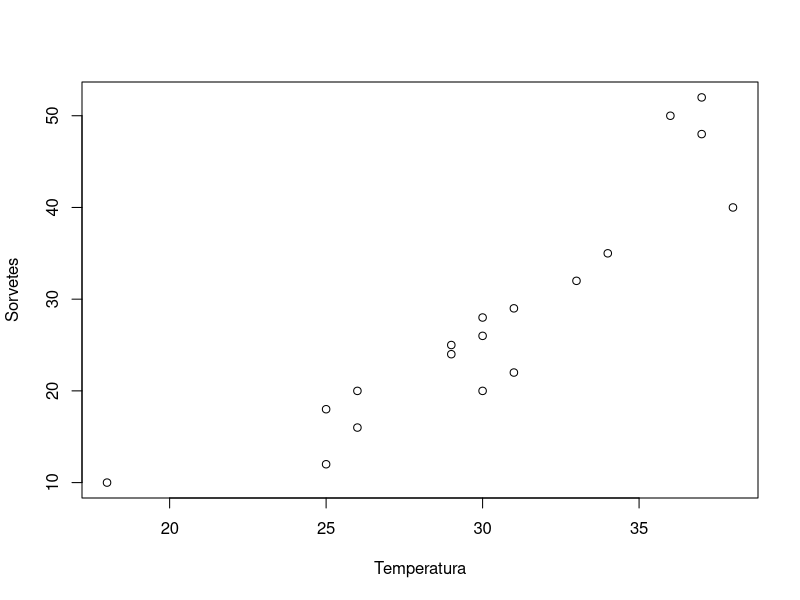
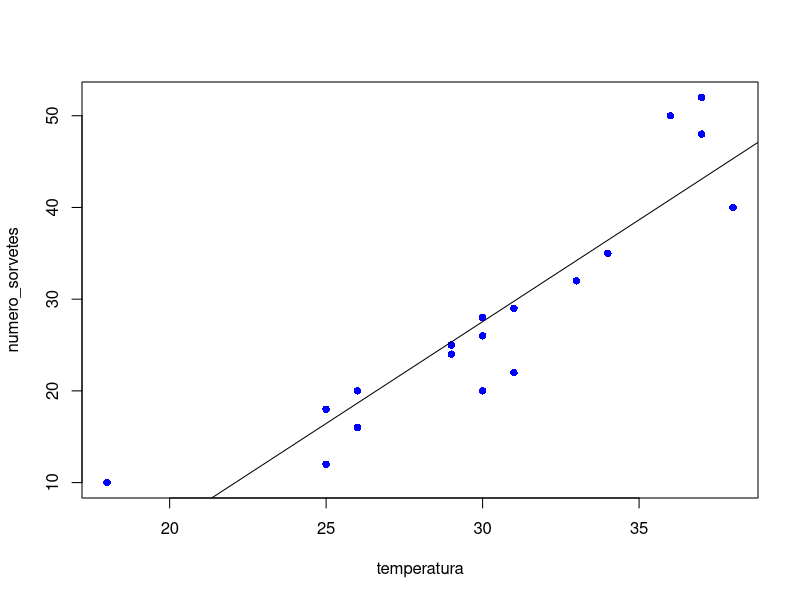
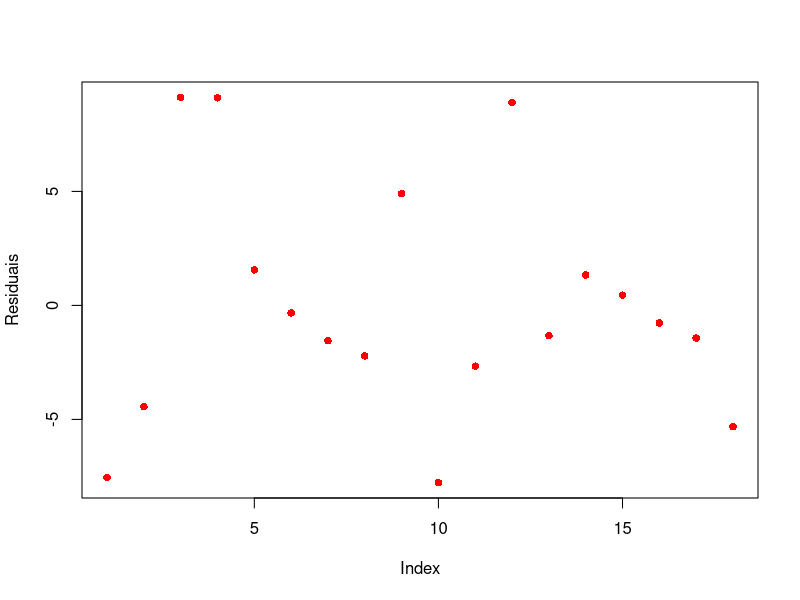
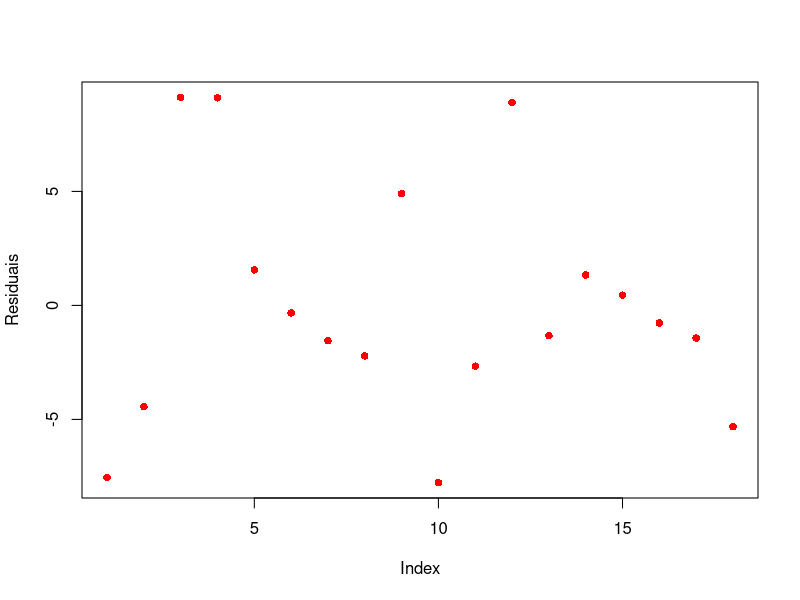
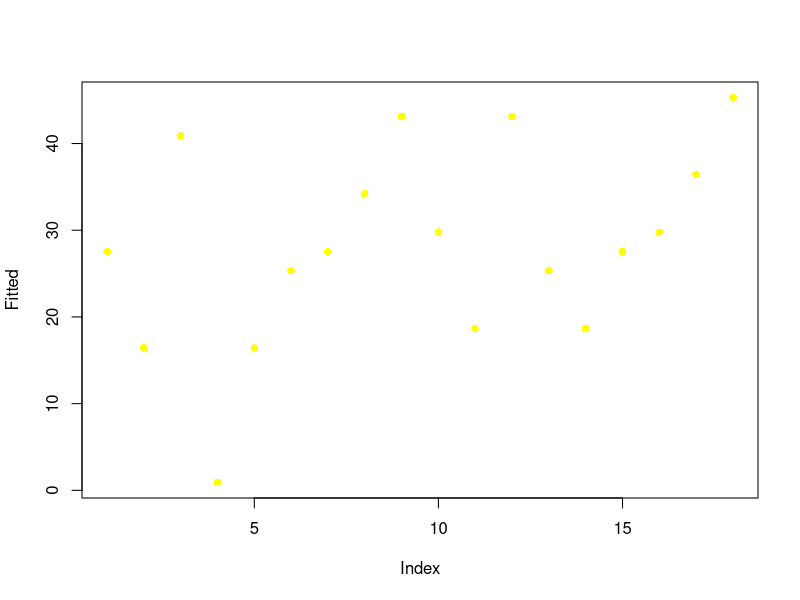

Generate these figures, in order, with R:
# Introdução à Machine Learning - Regressão

# Dados registrados do vendedor de sorvetes
temperatura = c(30, 25, 36, 18, 25, 29, 30, 33, 37, 31, 26, 37, 29, 26, 30, 31, 34, 38)
numero_sorvetes = c(20, 12, 50, 10, 18, 25, 26, 32, 48, 22, 16, 52, 24, 20, 28, 29, 35, 40)
# transformando as arrays em dataframe
df <- data.frame(temperatura, numero_sorvetes)
head(df)
#  temperatura numero_sorvetes
#1          30              20
#2          25              12
#3          36              50
#4          18              10
#5          25              18
#6          29              25

# Gerando gráfico
plot(df$temperatura, df$numero_sorvetes, 
     xlab = "Temperatura",
     ylab = "Sorvetes",
     frame.plot = T)

# Treinando o modelo
modelo = lm(numero_sorvetes ~ temperatura, data = df)

# Plotando o gráfico
plot(df, pch = 16, col = "blue") # Plotando os dados do dataframe
abline(modelo) # Adicionando no gráfico a linha da regressão do modelo 

# Resultados do modelo
summary(modelo)
#Call:
#lm(formula = numero_sorvetes ~ temperatura, data = df)
#
#Residuals:
#   Min     1Q Median     3Q    Max 
#-7.771 -2.552 -1.050  1.502  9.123 
#
#Coefficients:
#            Estimate Std. Error t value Pr(>|t|)    
#(Intercept) -39.0896     7.7277  -5.058 0.000116 ***
#temperatura   2.2213     0.2518   8.822 1.53e-07 ***
#---
#Signif. codes:  0 ‘***’ 0.001 ‘**’ 0.01 ‘*’ 0.05 ‘.’ 0.1 ‘ ’ 1
#
#Residual standard error: 5.351 on 16 degrees of freedom
#Multiple R-squared:  0.8295,	Adjusted R-squared:  0.8188 
#F-statistic: 77.82 on 1 and 16 DF,  p-value: 1.526e-07

# Ao analisar o resumo do modelo, observa-se que apesenta resultados muito bons
# (veja o R² (0.8295) e o R² ajustado ( 0.8188))

# Plotando os valores residuais
# Idealmente, quando você plota os resíduos, eles devem parecer aleatórios. 
# Caso contrário, significa que talvez haja um padrão oculto que o modelo linear não está considerando. 
# Para plotar os resíduos, use o comando plot(modelo$residuals) ou o comando plot(resid(modelo)).

plot(modelo$residuals, pch = 16, col = "red",
     ylab = "Residuais")
# ou
plot(resid(modelo), pch = 16, col = "red",
     ylab = "Residuais")

plot(fitted(modelo), pch = 16, col = "yellow",
     ylab = "Fitted")

# Como visto no gráfico se o dataframe tiver mais dados, este modelo linear simples poderá generalizar bem. 
# Na figura anterior, observe que não há efetivamente um padrão nos resíduos, o que é bom.

coef(modelo)
# Fórmula da regressâo: Yhat = -39.089556 + 2.221306x

x = (fitted(modelo)[[1]] + 39.089556) /  2.221306
x
#[1] 30.00001 graus de temperatura, venderá 27.54964 sorvetes
